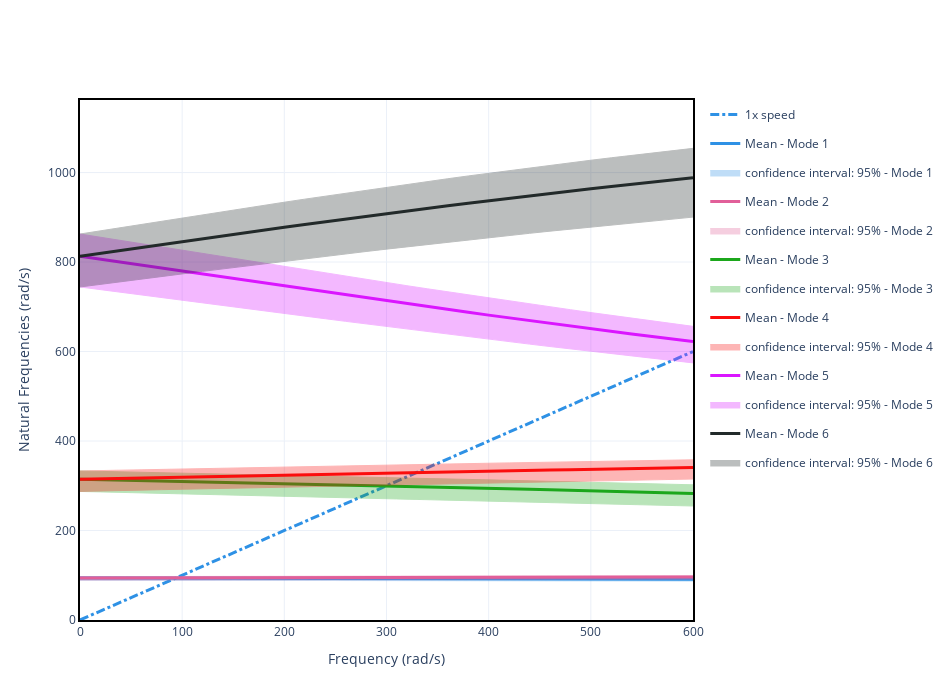

Notebook cell for this chart:
### Code cell
# Plotting Stochastic Campbell Diagram

# choose the desirable percentiles or confidence intervals
fig1 = camp.plot_nat_freq(conf_interval=[95], width=950, height=700)
fig1.show()
